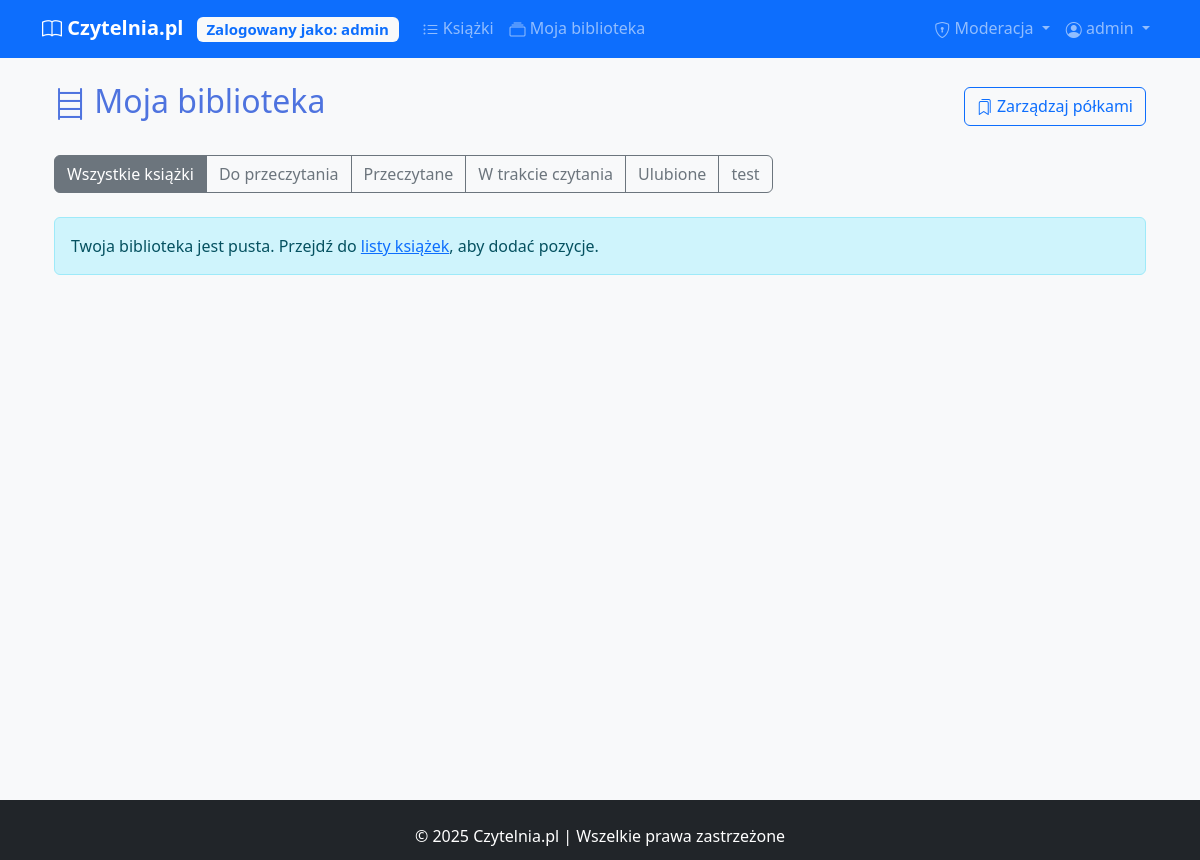
The page /my_library (signed in) on the database its author committed.
### models.py (models this page shows)
class User(UserMixin, db.Model):
    __tablename__ = 'users'
    id = db.Column(db.Integer, primary_key=True)
    username = db.Column(db.String(50), unique=True, nullable=False)
    password = db.Column(db.String(100), nullable=False)
    is_moderator = db.Column(db.Boolean, default=False)
    library_books = db.relationship('UserLibrary', back_populates='user')
    shelves = db.relationship('Shelf', back_populates='user', lazy='dynamic')
    reviews = db.relationship('Review', backref='review_user', lazy=True)

class Shelf(db.Model):
    __tablename__ = 'shelves'
    id = db.Column(db.Integer, primary_key=True)
    user_id = db.Column(db.Integer, db.ForeignKey('users.id'))
    name = db.Column(db.String(50), nullable=False)
    is_default = db.Column(db.Boolean, default=False)
    created_at = db.Column(db.DateTime, default=datetime.utcnow)
    user = db.relationship('User', back_populates='shelves')
    books = db.relationship('UserLibrary', back_populates='shelf')

### app.py (the view)
@app.route('/my_library')
@login_required
def my_library():
    page = request.args.get('page', 1, type=int)
    per_page = request.args.get('per_page', 5, type=int)
    shelf_id = request.args.get('shelf', type=int)
    shelves = Shelf.query.filter_by(user_id=current_user.id).order_by(Shelf.is_default.desc(), Shelf.name).all()
    if not shelves:
        create_default_shelves(current_user)
        shelves = Shelf.query.filter_by(user_id=current_user.id).all()
    query = UserLibrary.query.filter_by(user_id=current_user.id)
    if shelf_id:
        query = query.filter_by(shelf_id=shelf_id)
    library_pagination = query.order_by(UserLibrary.added_at.desc()).paginate(page=page, per_page=per_page, error_out=False)
    shelf_counts = {}
    for shelf in shelves:
        count = UserLibrary.query.filter_by(
            user_id=current_user.id,
            shelf_id=shelf.id
        ).count()
        shelf_counts[shelf.id] = count
    return render_template(
        'my_library.html',
        library_entries=library_pagination.items,
        pagination=library_pagination,
        per_page=per_page,
        shelves=shelves,
        shelf_counts=shelf_counts,
        selected_shelf=shelf_id
    )

### app.py (called while the page is built)
@login_manager.user_loader
def load_user(user_id):
    return User.query.get(int(user_id))

### templates/my_library.html (shortened to what this page needs)
{% extends "base.html" %}
{% block content %}
<div class="container">
    <div class="d-flex justify-content-between align-items-center mb-4">
        <h2><i class="bi bi-bookshelf"></i> Moja biblioteka</h2>
        <div>
            <a href="{{ url_for('my_shelves') }}" class="btn btn-outline-primary">
                <i class="bi bi-bookmarks"></i> Zarządzaj półkami
            </a>
        </div>
    </div>
    <div class="mb-4">
        <div class="btn-group" role="group">
            <a href="{{ url_for('my_library') }}" class="btn btn-outline-secondary {% if not request.args.get('shelf') %}active{% endif %}">
                Wszystkie książki
            </a>
            {% for shelf in shelves %}
            <a href="{{ url_for('my_library', shelf=shelf.id) }}" class="btn btn-outline-secondary {% if request.args.get('shelf')|int == shelf.id %}active{% endif %}">
                {{ shelf.name }}
            </a>
            {% endfor %}
        </div>
    </div>
    {% if library_entries %}
    <div class="table-responsive">
        <table class="table table-hover">
            <thead>
                <tr>
                    <th>Tytuł</th>
                    <th>Autor</th>
                    <th>Półka</th>
                    <th>Data dodania</th>
                    <th>Akcje</th>
                </tr>
            </thead>
            <tbody>
                {% for entry in library_entries %}
                <tr>
                    <td>{{ entry.book.title }}</td>
                    <td>{{ entry.book.author }}</td>
                    <td>
                        <span class="badge bg-primary">
                            {{ entry.shelf.name }}
                        </span>
                    </td>
                    <td>{{ entry.added_at.strftime('%Y-%m-%d') }}</td>
                    <td>
                        <div class="btn-group btn-group-sm">
                            <a href="{{ url_for('book_details', book_id=entry.book.id) }}" class="btn btn-outline-primary">
                                <i class="bi bi-eye"></i>
                            </a>
                            <form method="POST" action="{{ url_for('remove_from_library', entry_id=entry.id) }}">
                                <button type="submit" class="btn btn-outline-danger">
                                    <i class="bi bi-trash"></i>
                                </button>
                            </form>
                        </div>
                    </td>
                </tr>
                {% endfor %}
            </tbody>
        </table>
    </div>
    {% else %}
    <div class="alert alert-info">
        Twoja biblioteka jest pusta. Przejdź do <a href="{{ url_for('book_list') }}">listy książek</a>, aby dodać pozycje.
    </div>
    {% endif %}
</div>
{% endblock %}

### templates/base.html (shortened to what this page needs)
<!DOCTYPE html>
<html lang="pl">
<head>
    <link href="{{ url_for('static', filename='css/style.css') }}" rel="stylesheet">
    <link href="https://cdn.jsdelivr.net/npm/bootstrap@5.3.0/dist/css/bootstrap.min.css" rel="stylesheet">
    <link rel="stylesheet" href="https://cdn.jsdelivr.net/npm/bootstrap-icons@1.10.0/font/bootstrap-icons.css">
    <link rel="stylesheet" href="{{ url_for('static', filename='css/style.css') }}">
</head>
<body class="d-flex flex-column min-vh-100 bg-light">
    <nav class="navbar navbar-expand-lg navbar-dark bg-primary mb-4">
        <div class="container">
            <a class="navbar-brand" href="{{ url_for('home') }}">
                <i class="bi bi-book"></i> Czytelnia.pl
                {% if current_user.is_authenticated %}
                <span class="badge bg-light text-primary ms-2">Zalogowany jako: {{ current_user.username }}</span>
                {% endif %}
            </a>
            <div class="collapse navbar-collapse" id="navbarNav">
                <ul class="navbar-nav me-auto">
                    <li class="nav-item">
                        <a class="nav-link" href="{{ url_for('book_list') }}">
                            <i class="bi bi-list-ul"></i> Książki
                        </a>
                    </li>
                    {% if current_user.is_authenticated %}
                    <li class="nav-item">
                        <a class="nav-link" href="{{ url_for('my_library') }}">
                            <i class="bi bi-collection"></i> Moja biblioteka
                        </a>
                    </li>
                    {% endif %}
                </ul>
                <ul class="navbar-nav">
                    {% if current_user.is_authenticated %}
                    {% if current_user.is_moderator %}
                    <li class="nav-item dropdown">
                        <a class="nav-link dropdown-toggle" href="#" id="moderatorDropdown" role="button" data-bs-toggle="dropdown">
                            <i class="bi bi-shield-lock"></i> Moderacja
                        </a>
                    </li>
                    {% endif %}
                    <li class="nav-item dropdown">
                      <a class="nav-link dropdown-toggle" href="#" id="navbarDropdown" role="button" data-bs-toggle="dropdown">
                          <i class="bi bi-person-circle"></i> {{ current_user.username }}
                      </a>
                  </li>
                  {% endif %}
              </ul>
            </div>
        </div>
    </nav>
    <main class="container mb-5">
        {% block content %}{% endblock %}
    </main>
    <footer class="bg-dark text-white py-4 mt-auto">
        <div class="container text-center">
            <p class="mb-0">&copy; 2025 Czytelnia.pl | Wszelkie prawa zastrzeżone</p>
        </div>
    </footer>
</body>
</html>

### static/css/style.css (style rules this page uses)
:root { --primary-color: #4e73df; --secondary-color: #858796; --success-color: #1cc88a; --info-color: #36b9cc; --warning-color: #f6c23e; --danger-color: #e74a3b; }
html { position: relative; min-height: 100%; }
body { margin-bottom: 60px; }
footer { position: absolute; bottom: 0; width: 100%; height: 60px; }
.navbar-brand { font-weight: 700; }
.btn { border-radius: 0.375rem; padding: 0.375rem 0.75rem; }
h1, h2, h3, h4, h5, h6 { color: var(--primary-color); }
.bi { vertical-align: middle; }

### rows shown on the page
User: username "admin"
Shelf: name "Do przeczytania"
Shelf: name "Przeczytane"
Shelf: name "W trakcie czytania"
Shelf: name "Ulubione"
Shelf: name "test"
